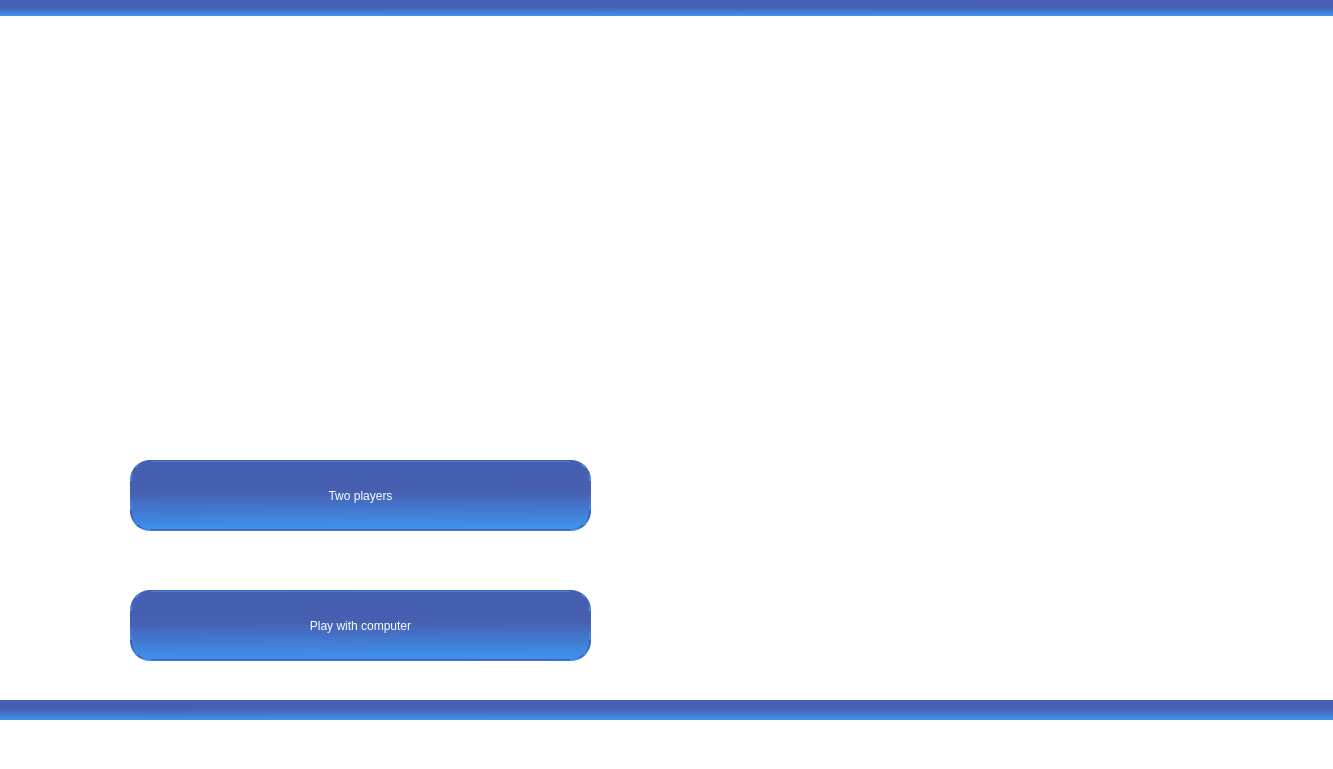
<?xml version="1.0" encoding="UTF-8"?>
<ui version="4.0">
 <class>XOmanage</class>
 <widget class="QMainWindow" name="XOmanage">
  <property name="geometry">
   <rect>
    <x>0</x>
    <y>0</y>
    <width>1333</width>
    <height>769</height>
   </rect>
  </property>
  <property name="windowTitle">
   <string>XOmanage</string>
  </property>
  <property name="styleSheet">
   <string notr="true">background-color: qlineargradient(spread:pad, x1:0.976, y1:1, x2:0.980769, y2:1, stop:0 rgba(255, 255, 255, 255));</string>
  </property>
  <widget class="QWidget" name="centralwidget">
   <widget class="QLabel" name="label_pic">
    <property name="geometry">
     <rect>
      <x>-10</x>
      <y>20</y>
      <width>661</width>
      <height>351</height>
     </rect>
    </property>
    <property name="text">
     <string/>
    </property>
   </widget>
   <widget class="QPushButton" name="pushButton">
    <property name="geometry">
     <rect>
      <x>130</x>
      <y>460</y>
      <width>461</width>
      <height>71</height>
     </rect>
    </property>
    <property name="styleSheet">
     <string notr="true">background-color: qlineargradient(spread:pad, x1:0.0242308, y1:0.079, x2:0.0432692, y2:1, stop:0.394231 rgba(70, 95, 177, 255), stop:1 rgba(62, 147, 238, 255));
font: 700 18pt &quot;Segoe UI&quot;;
color: rgb(255, 255, 255);
border:2px solid  qlineargradient(spread:pad, x1:0.0242308, y1:0.079, x2:0.0432692, y2:1, stop:0.394231 rgba(70, 95, 177, 255), stop:1 rgba(62, 147, 238, 255));
border-radius: 20px;

</string>
    </property>
    <property name="text">
     <string>Two players</string>
    </property>
   </widget>
   <widget class="QPushButton" name="pushButton_2">
    <property name="geometry">
     <rect>
      <x>130</x>
      <y>590</y>
      <width>461</width>
      <height>71</height>
     </rect>
    </property>
    <property name="styleSheet">
     <string notr="true">background-color: qlineargradient(spread:pad, x1:0.0242308, y1:0.079, x2:0.0432692, y2:1, stop:0.394231 rgba(70, 95, 177, 255), stop:1 rgba(62, 147, 238, 255));
font: 700 18pt &quot;Segoe UI&quot;;
color: rgb(255, 255, 255);
border:2px solid  qlineargradient(spread:pad, x1:0.0242308, y1:0.079, x2:0.0432692, y2:1, stop:0.394231 rgba(70, 95, 177, 255), stop:1 rgba(62, 147, 238, 255));
border-radius: 20px
</string>
    </property>
    <property name="text">
     <string>Play with computer</string>
    </property>
   </widget>
   <widget class="QLabel" name="label">
    <property name="geometry">
     <rect>
      <x>0</x>
      <y>0</y>
      <width>1541</width>
      <height>16</height>
     </rect>
    </property>
    <property name="styleSheet">
     <string notr="true">background-color: qlineargradient(spread:pad, x1:0.0242308, y1:0.079, x2:0.0432692, y2:1, stop:0.394231 rgba(70, 95, 177, 255), stop:1 rgba(62, 147, 238, 255));</string>
    </property>
    <property name="text">
     <string/>
    </property>
   </widget>
   <widget class="QLabel" name="label_pic2">
    <property name="geometry">
     <rect>
      <x>890</x>
      <y>320</y>
      <width>431</width>
      <height>371</height>
     </rect>
    </property>
    <property name="text">
     <string/>
    </property>
   </widget>
   <widget class="QLabel" name="label_2">
    <property name="geometry">
     <rect>
      <x>-10</x>
      <y>700</y>
      <width>1561</width>
      <height>20</height>
     </rect>
    </property>
    <property name="styleSheet">
     <string notr="true">background-color: qlineargradient(spread:pad, x1:0.0242308, y1:0.079, x2:0.0432692, y2:1, stop:0.394231 rgba(70, 95, 177, 255), stop:1 rgba(62, 147, 238, 255));</string>
    </property>
    <property name="text">
     <string/>
    </property>
   </widget>
  </widget>
  <widget class="QMenuBar" name="menubar">
   <property name="geometry">
    <rect>
     <x>0</x>
     <y>0</y>
     <width>1333</width>
     <height>26</height>
    </rect>
   </property>
  </widget>
  <widget class="QStatusBar" name="statusbar"/>
 </widget>
 <resources/>
 <connections/>
</ui>
